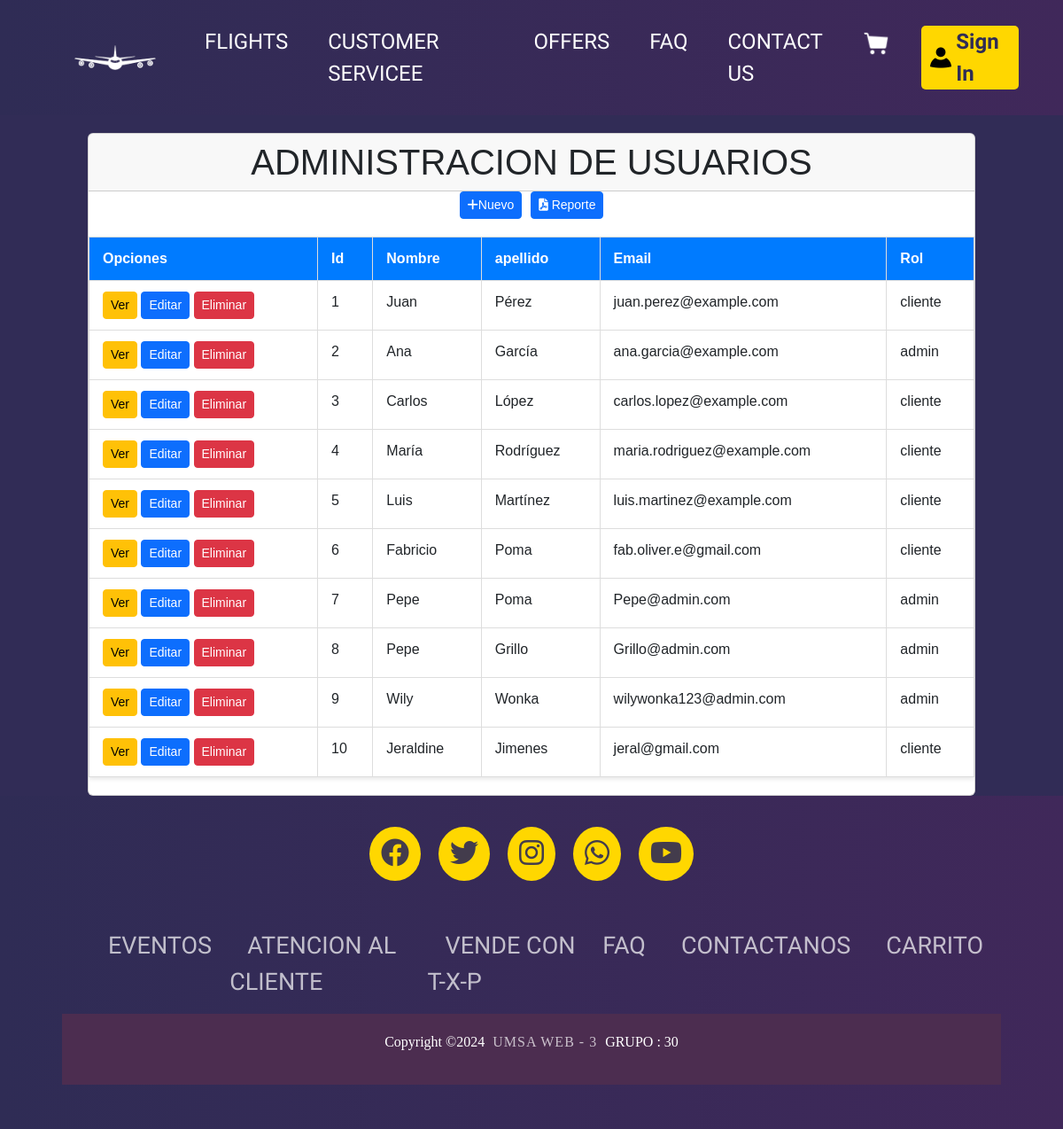
The page /admin/usuarios/list.php on the database its author committed.
### tables this page shows
CREATE TABLE `usuario` (
  `id` int NOT NULL,
  `nombre` varchar(50) NOT NULL,
  `apellido` varchar(50) NOT NULL,
  `email` varchar(100) NOT NULL,
  `password` varchar(100) NOT NULL,
  `rol` enum('admin','cliente') DEFAULT 'cliente'
);

### admin/usuarios/list.php (the view, shortened to what this page needs)
<?php
$db = conectarDB();
$query = 'SELECT id, nombre, apellido, email, password, rol FROM usuario';
$res = mysqli_query($db, $query);
?>
<div class="tablas">
<section class="content">
    <div class="container-fluid">
        <div class="row">
            <div class="col-12">
                <div class="card">
                    <div class="card-header">
                        <h1 class="m-0">ADMINISTRACION DE USUARIOS</h1>
                    </div>
                    <div class="card-body table-responsive p-0">
                    <div class="bd-example center-buttons">
                    <a href="/TicketXPress/admin/usuarios/create.php" class="btn btn-primary btn-sm"><i class="fas fa-plus"></i>Nuevo</a>
                    <a href="/TicketXPress/admin/reportes/reporteusuario.php" class="btn btn-primary btn-sm" target="_blank"><i class="fas fa-file-pdf"></i> Reporte</a>
                    </div>
                        <table class="table table-hover text-nowrap">
                            <thead>
                                <tr>
                                    <th>Opciones</th>
                                    <th>Id</th>
                                    <th>Nombre</th>
                                    <th>apellido</th>
                                    <th>Email</th>
                                    <th>Rol</th>
                                </tr>
                            </thead>
                            <tbody>
                                <?php
                                while ($reg = mysqli_fetch_assoc($res)) {
                                ?>
                                    <tr>
                                    <td>
                                            <a href="view.php?cod=<?php echo $reg['id']; ?>" class="boton btn btn-warning btn-sm">Ver</a>
                                            <a href="edit.php?cod=<?php echo $reg['id']; ?>" class="boton btn btn-primary btn-sm">Editar</a>
                                            <a href="delete.php?cod=<?php echo $reg['id']; ?>" class="boton btn btn-danger btn-sm">Eliminar</a>
                                        </td>
                                        <td> <?php echo $reg['id']; ?></td>
                                        <td> <?php echo $reg['nombre'];?></td>
                                        <td> <?php echo $reg['apellido'];?></td>
                                        <td> <?php echo $reg['email']; ?></td>
                                        <td> <?php echo $reg['rol']; ?></td>
                                    </tr>
                                <?php
                                }
                                ?>
                            </tbody>
                        </table>
                    </div>
                </div>
            </div>
        </div>
    </div>
</section>
</div>
<html>
    <link rel="stylesheet" href="/TicketXPress/build/css/tablas.css">
</html>

### build/css/navbar.css (style rules this page uses)
.container-fluid { padding: 0; display: flex; }

### build/css/app.css (style rules this page uses)
body, html { margin: 0%; padding: 0%; width: 100%; }

### build/css/tablas.css (style rules this page uses)
body { background-color: #312C56; font-family: Arial, sans-serif; }
h1 { text-align: center; margin-bottom: 30px; }
.tablas { display: flex; flex-direction: column; align-items: center; justify-content: center; margin-top: 20px; }
.table { min-width: 1000px; margin: 20px 0; border-collapse: collapse; box-shadow: 0 2px 5px rgba(0, 0, 0, 0.1); margin-left: auto; margin-right: auto; }
.table th, .table td { padding: 12px 15px; text-align: left; border: 1px solid #ddd; }
.table th { background-color: #007bff; color: white; }
.center-buttons { display: flex; justify-content: center; align-items: center; gap: 10px; margin-bottom: 20px; margin-left: auto; margin-right: auto; }

### rows shown on the page
usuario: id "1", nombre "Juan", apellido "Pérez", email "juan.perez@example.com", rol "cliente"
usuario: id "2", nombre "Ana", apellido "García", email "ana.garcia@example.com", rol "admin"
usuario: id "3", nombre "Carlos", apellido "López", email "carlos.lopez@example.com", rol "cliente"
usuario: id "4", nombre "María", apellido "Rodríguez", email "maria.rodriguez@example.com", rol "cliente"
usuario: id "5", nombre "Luis", apellido "Martínez", email "luis.martinez@example.com", rol "cliente"
usuario: id "6", nombre "Fabricio", apellido "Poma", email "fab.oliver.e@gmail.com", rol "cliente"
usuario: id "7", nombre "Pepe", apellido "Poma", email "Pepe@admin.com", rol "admin"
usuario: id "8", nombre "Pepe", apellido "Grillo", email "Grillo@admin.com", rol "admin"
usuario: id "9", nombre "Wily", apellido "Wonka", email "wilywonka123@admin.com", rol "admin"
usuario: id "10", nombre "Jeraldine", apellido "Jimenes", email "jeral@gmail.com", rol "cliente"
